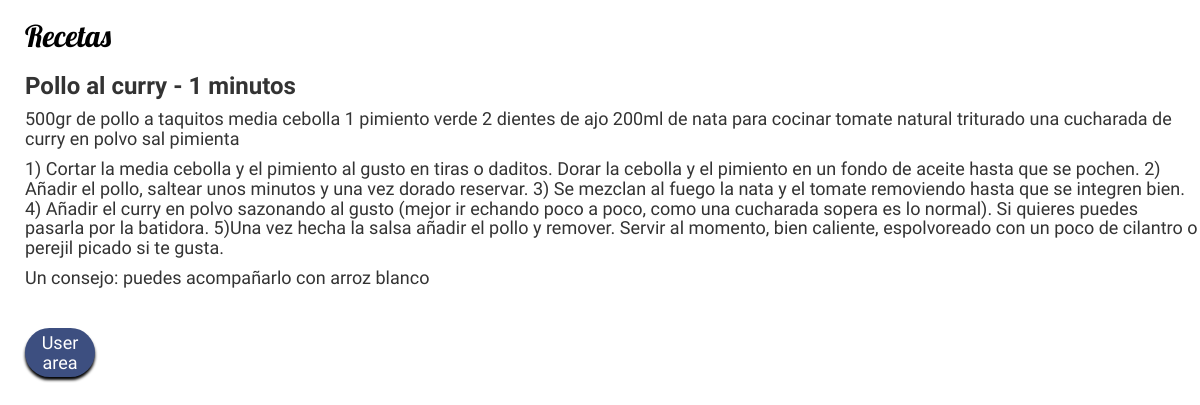
The page /verRecetas/4 on the database its author committed.
### RecipesAndFun/models.py (models this page shows, shortened)
class receta(models.Model):
    nombre_receta= models.CharField(max_length=100)
    ingredientes= models.TextField(help_text='Escribe los ingredientes')
    preparacion= models.TextField(help_text='Preparación y pasos a seguir')
    tiempo_preparacion= models.IntegerField(help_text='Minutos para realizar la receta',default=60)
    receta_privada = models.BooleanField(default=False)
    review= models.CharField(help_text='Espacio para comentarios', max_length=1000, null=True,blank=True)
    rating= models.IntegerField
    fecha_publicacion= models.DateTimeField(blank=True, null=True)
    autor= models.ForeignKey(User, on_delete=models.CASCADE)

### RecipesAndFun/views.py (the view)
class RecipeDetail(DetailView):
    model = receta
    template_name = 'verReceta.html'
    def get_context_data(self, **kwargs):
        context = super(RecipeDetail, self).get_context_data(**kwargs)
        return context

### templates/verReceta.html (shortened to what this page needs)
{% load static %}
<head>
    <link rel="stylesheet" href="//maxcdn.bootstrapcdn.com/bootstrap/3.2.0/css/bootstrap.min.css">
    <link rel="stylesheet" href="//maxcdn.bootstrapcdn.com/bootstrap/3.2.0/css/bootstrap-theme.min.css">
    <link rel="stylesheet" href="{% static 'css/recipesandfun.css' %}">
    <h2>Recetas</h2>
</head>
<body>
    <div>
        <h3>{{ receta.nombre_receta }} - {{ receta.tiempo_preparacion }} minutos</h3>
        <h4>{{ receta.ingredientes }}</h4>
        <h4>{{ receta.preparacion }}</h4>
        <h4>{{ receta.review }}</h4>
    </div>
<br>
    <h4><a href="/welcome"class="button">User area </a></h4>
</body>

### static/css/recipesandfun.css (style rules this page uses)
h1, h2 { color: #000000; font-family: 'Lobster'; }
h3 { font-family: 'Abel', sans-serif; font-weight: bold; }
h4,h5 { font-family: 'Abel', sans-serif; }
a { color: #3d4f80; }
.button { background: #3d4f80; display: inline-block; font-family: 'Abel', sans-serif; width: 70px; margin:0px; padding:5px 0px; text-align: center; color: #FFFFFF; box-shadow: 0px 3px 3px #000000; border-radius: 50px; }
body { padding-left: 25px; background: url("https://venngage-wordpress.s3.amazonaws.com/uploads/2018/11/15-Presentation-Background-Examples16.jpeg"); background-attachment: fixed; }

### rows shown on the page
receta: nombre_receta "Pollo al curry", tiempo_preparacion "1", ingredientes "500gr de pollo a taquitos media cebolla 1 pimiento verde 2 dientes de ajo 200ml de nata para cocinar tomate natural triturado una cucharada de curry en polvo sal pimienta", preparacion "1) Cortar la media cebolla y el pimiento al gusto en tiras o daditos. Dorar la cebolla y el pimiento en un fondo de aceite hasta que se pochen. 2) Añadir el pollo, saltear unos minutos y una vez dorado reservar. 3) Se mezclan al fuego la nata y el tomate removiendo hasta que se integren bien. 4) Añadir el curry en polvo sazonando al gusto (mejor ir echando poco a poco, como una cucharada sopera es lo normal). Si quieres puedes pasarla por la batidora. 5)Una vez hecha la salsa añadir el pollo y remover. Servir al momento, bien caliente, espolvoreado con un poco de cilantro o perejil picado si te gusta.", review "Un consejo: puedes acompañarlo con arroz blanco"
